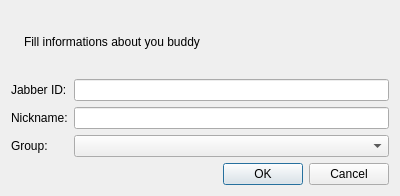
<ui version="4.0" >
 <class>AddBuddyDialog</class>
 <widget class="QDialog" name="AddBuddyDialog" >
  <property name="geometry" >
   <rect>
    <x>0</x>
    <y>0</y>
    <width>400</width>
    <height>196</height>
   </rect>
  </property>
  <property name="windowTitle" >
   <string>Add a new Buddy</string>
  </property>
  <property name="windowIcon" >
   <iconset>images/im-jabber.png</iconset>
  </property>
  <layout class="QVBoxLayout" >
   <item>
    <layout class="QHBoxLayout" >
     <item>
      <widget class="QLabel" name="label" >
       <property name="text" >
        <string/>
       </property>
       <property name="pixmap" >
        <pixmap>images/im-jabber.png</pixmap>
       </property>
      </widget>
     </item>
     <item>
      <widget class="QLabel" name="label_2" >
       <property name="text" >
        <string>Fill informations about you buddy</string>
       </property>
      </widget>
     </item>
     <item>
      <spacer>
       <property name="orientation" >
        <enum>Qt::Horizontal</enum>
       </property>
       <property name="sizeHint" >
        <size>
         <width>40</width>
         <height>20</height>
        </size>
       </property>
      </spacer>
     </item>
    </layout>
   </item>
   <item>
    <layout class="QGridLayout" >
     <item row="0" column="0" >
      <widget class="QLabel" name="label_3" >
       <property name="text" >
        <string>Jabber ID:</string>
       </property>
      </widget>
     </item>
     <item row="0" column="1" >
      <widget class="QLineEdit" name="jid" />
     </item>
     <item row="1" column="0" >
      <widget class="QLabel" name="nicknameBouh" >
       <property name="text" >
        <string>Nickname:</string>
       </property>
      </widget>
     </item>
     <item row="1" column="1" >
      <widget class="QLineEdit" name="nickname" />
     </item>
     <item row="2" column="0" >
      <widget class="QLabel" name="label_5" >
       <property name="text" >
        <string>Group:</string>
       </property>
      </widget>
     </item>
     <item row="2" column="1" >
      <widget class="QComboBox" name="group" />
     </item>
    </layout>
   </item>
   <item>
    <widget class="QDialogButtonBox" name="buttonBox" >
     <property name="orientation" >
      <enum>Qt::Horizontal</enum>
     </property>
     <property name="standardButtons" >
      <set>QDialogButtonBox::Cancel|QDialogButtonBox::NoButton|QDialogButtonBox::Ok</set>
     </property>
    </widget>
   </item>
  </layout>
 </widget>
 <resources/>
 <connections>
  <connection>
   <sender>buttonBox</sender>
   <signal>accepted()</signal>
   <receiver>AddBuddyDialog</receiver>
   <slot>accept()</slot>
   <hints>
    <hint type="sourcelabel" >
     <x>248</x>
     <y>254</y>
    </hint>
    <hint type="destinationlabel" >
     <x>157</x>
     <y>274</y>
    </hint>
   </hints>
  </connection>
  <connection>
   <sender>buttonBox</sender>
   <signal>rejected()</signal>
   <receiver>AddBuddyDialog</receiver>
   <slot>reject()</slot>
   <hints>
    <hint type="sourcelabel" >
     <x>316</x>
     <y>260</y>
    </hint>
    <hint type="destinationlabel" >
     <x>286</x>
     <y>274</y>
    </hint>
   </hints>
  </connection>
 </connections>
</ui>
